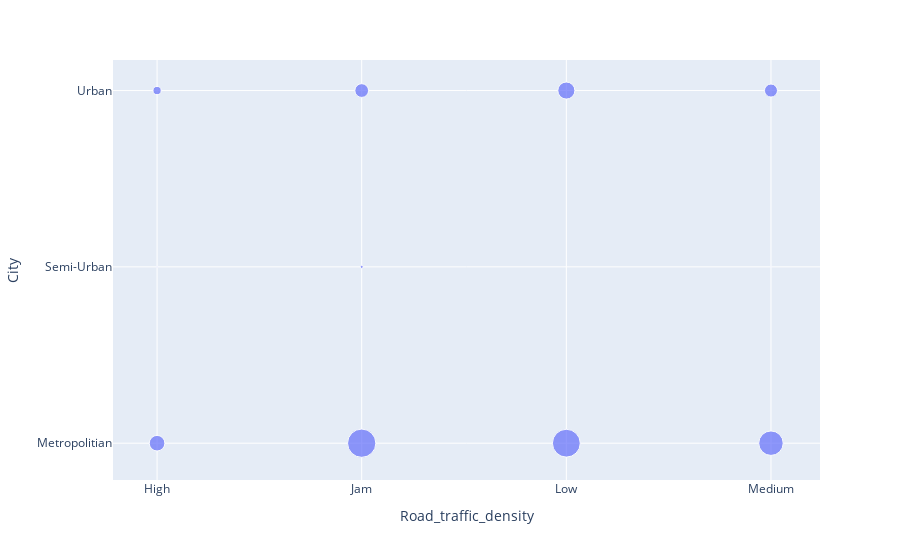

Source (notebook cell):
### Code cell
coluns = ['ID', 'City' , 'Road_traffic_density']
df_aux = df1.loc[: , coluns].groupby(['City' , 'Road_traffic_density']).count().reset_index()
fig = px.scatter(
    df_aux,         # DataFrame com os dados
    x='Road_traffic_density',       # eixo X
    y='City',       # eixo Y
    size='ID', # determina o tamanho das bolhas
)
fig.show()

### Figure 1 — Plotly figure (JSON) as saved in the notebook; plotly's stock layout.template omitted (floating-point values rounded to 4 significant figures)
{"data": [{"hovertemplate": "Road_traffic_density=%{x}<br>City=%{y}<br>ID=%{marker.size}<extra></extra>", "legendgroup": "", "marker": {"color": "#636efa", "size": [3215, 10581, 10254, 7917, 16, 126, 10, 888, 2500, 3858, 2246], "sizemode": "area", "sizeref": 26.45, "symbol": "circle"}, "mode": "markers", "name": "", "orientation": "v", "showlegend": false, "type": "scatter", "x": ["High", "Jam", "Low", "Medium", "High", "Jam", "Medium", "High", "Jam", "Low", "Medium"], "xaxis": "x", "y": ["Metropolitian", "Metropolitian", "Metropolitian", "Metropolitian", "Semi-Urban", "Semi-Urban", "Semi-Urban", "Urban", "Urban", "Urban", "Urban"], "yaxis": "y"}], "layout": {"legend": {"itemsizing": "constant", "tracegroupgap": 0}, "margin": {"t": 60}, "xaxis": {"anchor": "y", "domain": [0, 1], "title": {"text": "Road_traffic_density"}}, "yaxis": {"anchor": "x", "domain": [0, 1], "title": {"text": "City"}}}}
